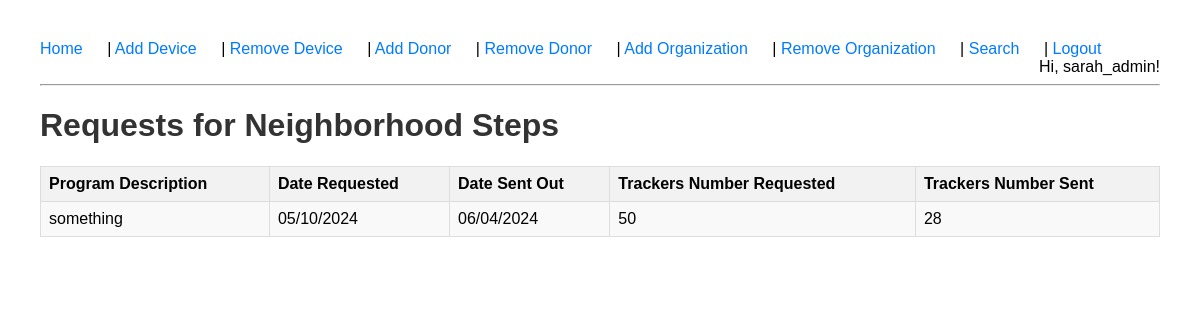
The app's page /organization_requests/1 (signed in) with its own data.
### models.py (models this page shows, shortened)
class User(UserMixin, db.Model):
    __tablename__ = 'users'
    id = db.Column(db.Integer, primary_key=True)
    username = db.Column(db.String(150), nullable=False, unique=True)
    email = db.Column(db.String(150), nullable=False, unique=True)
    password = db.Column(db.String(150), nullable=False)
    role = db.Column(db.String(50), nullable=False, default='public')

class Organization(db.Model):
    __tablename__ = 'tblOrganization'
    OrganizationKey = db.Column(db.Integer, primary_key=True)
    OrganizationName = db.Column(db.String, nullable=True)
    OrganizationTypeKey = db.Column(db.String, nullable=True)
    OrganizationAddress1 = db.Column(db.String, nullable=True)
    OrganizationCity = db.Column(db.String, nullable=True)
    OrganizationStateKey = db.Column(db.Integer, db.ForeignKey('tlkpState.StateKey'), nullable=True)
    OrganizationZipCode = db.Column(db.String, nullable=True)
    OrganizationContactFirstName = db.Column(db.String, nullable=True)
    OrganizationContactLastName = db.Column(db.String, nullable=True)
    OrganizationContactEmailAddress = db.Column(db.String, nullable=True)
    OrganizationContactPhoneNumber = db.Column(db.String, nullable=True)
    OrganizationContactPhoneExtension = db.Column(db.String, nullable=True)
    OrganizationContactTitle = db.Column(db.String, nullable=True)
    OrganizationAmenabletoDonation = db.Column(db.String, nullable=True)
    OrganizationShareSuccessStory = db.Column(db.String, nullable=True)
    OrganizationDateCreatedTS = db.Column(db.DateTime, nullable=True)

class OrganizationProgram(db.Model):
    __tablename__ = 'tblOrganizationProgram'
    OrganizationProgramKey = db.Column(db.Integer, primary_key=True)
    OrganizationKey = db.Column(db.Integer, db.ForeignKey('tblOrganization.OrganizationKey'), nullable=False)
    OrganizationProgramDescription = db.Column(db.String, nullable=True)
    OrganizationProgramDateRequested = db.Column(db.DateTime, nullable=True)
    OrganizationProgramDateSentOut = db.Column(db.DateTime, nullable=True)
    OrganizationProgramTrackersNumberRequested = db.Column(db.Integer, nullable=True)
    OrganizationProgramTrackersNumberSent = db.Column(db.Integer, nullable=True)
    OrganizationProgramShippingCost = db.Column(db.Float, nullable=True)
    OrganizationProgramAmountPaid = db.Column(db.Float, nullable=True)
    ProgramStatusKey = db.Column(db.Integer, nullable=True)
    OrganizationProgramDateCreatedTS = db.Column(db.DateTime, nullable=True)

### routes.py (the view)
@app.route('/organization_requests/<int:org_id>', methods=['GET'])
@login_required
def organization_requests(org_id):
    organization = Organization.query.get_or_404(org_id)
    requests = OrganizationProgram.query.filter_by(OrganizationKey=org_id).all()
    return render_template('organization_requests.html', organization=organization, requests=requests)

### routes.py (called while the page is built)
@login_manager.user_loader
def load_user(user_id):
    return User.query.get(int(user_id))

### templates/organization_requests.html
{% extends 'base.html' %}
{% block content %}
    <h1>Requests for {{ organization.OrganizationName }}</h1>
    <table>
        <tr>
            <th>Program Description</th>
            <th>Date Requested</th>
            <th>Date Sent Out</th>
            <th>Trackers Number Requested</th>
            <th>Trackers Number Sent</th>
        </tr>
        {% for request in requests %}
        <tr>
            <td>{{ request.OrganizationProgramDescription }}</td>
            <td>{{ request.OrganizationProgramDateRequested.strftime('%m/%d/%Y') if request.OrganizationProgramDateRequested else 'N/A' }}</td>
            <td>{{ request.OrganizationProgramDateSentOut.strftime('%m/%d/%Y') if request.OrganizationProgramDateSentOut else 'N/A' }}</td>
            <td>{{ request.OrganizationProgramTrackersNumberRequested }}</td>
            <td>{{ request.OrganizationProgramTrackersNumberSent }}</td>
        </tr>
        {% endfor %}
    </table>
{% endblock %}

### templates/base.html (shortened to what this page needs)
<!DOCTYPE html>
<html lang="en">
<head>
    <link rel="stylesheet" type="text/css" href="{{ url_for('static', filename='style.css') }}">
</head>
<body>
    <nav>
        <div style="float: left;">
            <a href="{{ url_for('create_main') }}">Home</a> |
            {% if current_user.is_authenticated %}
                {% if current_user.role == 'admin' %}
                    <a href="{{ url_for('add_device') }}">Add Device</a> |
                    <a href="{{ url_for('remove_device') }}">Remove Device</a> |
                    <a href="{{ url_for('add_donor') }}">Add Donor</a> |
                    <a href="{{ url_for('remove_donor') }}">Remove Donor</a> |
                    <a href="{{ url_for('add_organization') }}">Add Organization</a> |
                    <a href="{{ url_for('remove_organization') }}">Remove Organization</a> |
                    <a href="{{ url_for('search') }}">Search</a> |
                {% endif %}
                <a href="{{ url_for('logout') }}">Logout</a>
            {% else %}
                <a href="{{ url_for('login') }}">Login</a> |
                <a href="{{ url_for('register') }}">Register</a>
            {% endif %}
        </div>
        <div style="float: right;">
            {% if current_user.is_authenticated %}
                Hi, {{ current_user.username }}!
            {% endif %}
        </div>
    </nav>
    <hr>
    <div class="content">
        {% block content %}{% endblock %}
    </div>
</body>
</html>

### static/style.css (style rules this page uses)
body { font-family: Arial, sans-serif; margin: 20px; padding: 20px; }
nav a { margin-right: 20px; text-decoration: none; color: #007BFF; }
h1, h2 { color: #333; }
table { width: 100%; border-collapse: collapse; margin-bottom: 20px; }
th, td { border: 1px solid #ddd; padding: 8px; text-align: left; }
th { background-color: #f2f2f2; font-weight: bold; }
tr:nth-child(even) { background-color: #f9f9f9; }

### records on screen
User: username "sarah_admin"
Organization: OrganizationName "Neighborhood Steps"
OrganizationProgram: OrganizationProgramDescription "something", OrganizationProgramDateRequested "05/10/2024", OrganizationProgramDateSentOut "06/04/2024", OrganizationProgramTrackersNumberRequested "50", OrganizationProgramTrackersNumberSent "28"
